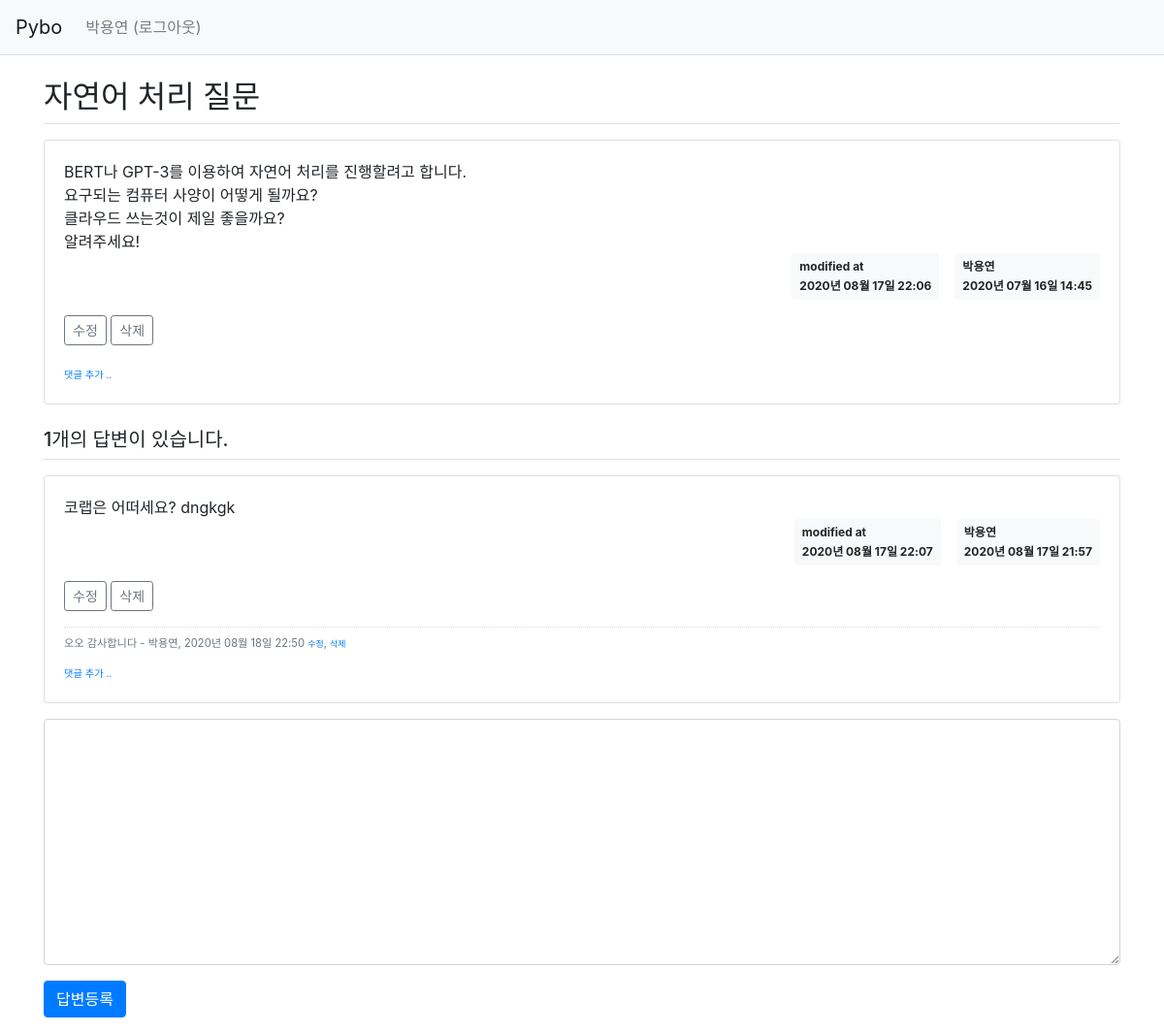
/question/detail/4/ (signed in), run on the app's committed database.
### pybo/models.py (models this page shows)
class User(db.Model):
    id = db.Column(db.Integer, primary_key=True)
    username = db.Column(db.String(150), unique=True, nullable=False)
    password = db.Column(db.String(200), nullable=False)
    email = db.Column(db.String(120), unique=True, nullable=False)

class Question(db.Model):
    id = db.Column(db.Integer, primary_key=True)
    subject = db.Column(db.String(200), nullable=False)
    content = db.Column(db.Text(), nullable=False)
    create_date = db.Column(db.DateTime(), nullable=False)
    user_id = db.Column(db.Integer, db.ForeignKey('user.id', ondelete='CASCADE'), nullable=False)
    user = db.relationship('User', backref=db.backref('question_set'))
    modify_date = db.Column(db.DateTime(), nullable=True)

class Answer(db.Model):
    id = db.Column(db.Integer, primary_key=True)
    question_id = db.Column(db.Integer, db.ForeignKey('question.id', ondelete='CASCADE'))
    question = db.relationship('Question', backref=db.backref('answer_set'))
    content = db.Column(db.Text(), nullable=False)
    create_date = db.Column(db.DateTime(), nullable=False)
    user_id = db.Column(db.Integer, db.ForeignKey('user.id', ondelete='CASCADE'), nullable=False)
    user = db.relationship('User', backref=db.backref('answer_set'))
    modify_date = db.Column(db.DateTime(), nullable=True)

class Comment(db.Model):
    id = db.Column(db.Integer, primary_key=True)
    user_id = db.Column(db.Integer, db.ForeignKey('user.id', ondelete='CASCADE'), nullable=False)
    user = db.relationship('User', backref=db.backref('comment_set'))
    content = db.Column(db.Text(), nullable=False)
    create_date = db.Column(db.DateTime(), nullable=False)
    modify_date = db.Column(db.DateTime())
    question_id = db.Column(db.Integer, db.ForeignKey('question.id', ondelete='CASCADE'), nullable=True)
    question = db.relationship('Question', backref=db.backref('comment_set'))
    answer_id = db.Column(db.Integer, db.ForeignKey('answer.id', ondelete='CASCADE'), nullable=True)
    answer = db.relationship('Answer', backref=db.backref('comment_set'))

### pybo/views/question_views.py (the view)
@bp.route('/detail/<int:question_id>/')
def detail(question_id):
    form = AnswerForm()
    question = Question.query.get_or_404(question_id)
    return render_template('question/question_detail.html', question=question, form=form)

### pybo/forms.py
class AnswerForm(FlaskForm):
    content = TextAreaField('내용', validators=[DataRequired('내용은 필수입력 항목입니다.')])

### pybo/filter.py (called while the page is built)
def format_datetime(value, fmt='%Y년 %m월 %d일 %H:%M'):
    return value.strftime(fmt)

### pybo/views/auth_views.py (called while the page is built)
@bp.before_app_request
def load_logged_in_user():
    user_id = session.get('user_id')
    if user_id is None:
        g.user = None
    else:
        g.user = User.query.get(user_id)

### pybo/templates/question/question_detail.html (shortened to what this page needs)
{% extends 'base.html' %}
{% block content %}
<div class="container my-3">
    <h2 class="border-bottom py-2">{{ question.subject }}</h2>
    <div class="card my-3">
        <div class="card-body">
            <div class="card-text" style="white-space: pre-line;">{{ question.content }}</div>
            <div class="d-flex justify-content-end">
                {% if question.modify_date %}
                <div class="badge badge-light p-2 text-left mx-3">
                    <div class="mb-2">modified at</div>
                    <div>{{ question.modify_date|datetime }}</div>
                </div>
                {% endif %}
                <div class="badge badge-light p-2 text-left">
                    <div class="mb-2">{{ question.user.username }}</div>
                    <div>{{ question.create_date|datetime }}</div>
                </div>
            </div>
            {% if g.user == question.user %}
            <div class="my-3">
                <a href="{{ url_for('question.modify', question_id=question.id) }}"
                   class="btn btn-sm btn-outline-secondary">수정</a>
                <a href="#" class="delete btn btn-sm btn-outline-secondary"
                   data-uri="{{ url_for('question.delete', question_id=question.id) }}">삭제</a>
            </div>
            {% endif %}
            <div>
                <a href="{{ url_for('comment.create_question', question_id=question.id) }}"
                   class="small"><small>댓글 추가 ..</small></a>
            </div>
        </div>
    </div>
    <h5 class="border-bottom my-3 py-2">{{ question.answer_set|length }}개의 답변이 있습니다.</h5>
    {% for answer in question.answer_set %}
    <div class="card my-3">
        <div class="card-body">
            <div class="card-text" style="white-space: pre-line;">{{ answer.content }}</div>
            <div class="d-flex justify-content-end">
                {% if answer.modify_date %}
                <div class="badge badge-light p-2 text-left mx-3">
                    <div class="mb-2">modified at</div>
                    <div>{{ answer.modify_date|datetime }}</div>
                </div>
                {% endif %}
                <div class="badge badge-light p-2 text-left">
                    <div class="mb-2">{{ answer.user.username }}</div>
                    <div>{{ answer.create_date|datetime }}</div>
                </div>
            </div>
            {% if g.user == answer.user %}
            <div class="my-3">
                <a href="{{ url_for('answer.modify', answer_id=answer.id) }}"
                    class="btn btn-sm btn-outline-secondary">수정</a>
                <a href="#" class="delete btn btn-sm btn-outline-secondary "
                    data-uri="{{ url_for('answer.delete', answer_id=answer.id) }}">삭제</a>
            </div>
            {% endif %}
            {% if answer.comment_set|length > 0 %}
            <div class="mt-3">
            {% for comment in answer.comment_set %}
                <div class="comment py-2 text-muted">
                    <span style="white-space: pre-line;">{{ comment.content }}</span>
                    <span>
                        - {{ comment.user.username }}, {{ comment.create_date|datetime }}
                    </span>
                    {% if g.user == comment.user %}
                    <a href="{{ url_for('comment.modify_answer', comment_id=comment.id) }}" class="small">수정</a>,
                    <a href="#" class="small delete"
                       data-uri="{{ url_for('comment.delete_answer', comment_id=comment.id) }}">삭제</a>
                    {% endif %}
                </div>
            {% endfor %}
            </div>
            {% endif %}
            <div>
                <a href="{{ url_for('comment.create_answer', answer_id=answer.id) }}"
                   class="small"><small>댓글 추가 ..</small></a>
            </div>
        </div>
    </div>
    {% endfor %}
    <form action="{{ url_for('answer.create', question_id=question.id) }}" method="post" class="my-3">
        <div class="form-group">
            <textarea {% if not g.user %}disabled{% endif %}
                    name="content" id="content" class="form-control" rows="10"></textarea>
        </div>
        <input type="submit" value="답변등록" class="btn btn-primary">
    </form>
</div>
{% endblock %}

### pybo/templates/navbar.html (shortened to what this page needs)
<nav class="navbar navbar-expand-lg navbar-light bg-light border-bottom">
    <a class="navbar-brand" href="{{ url_for('main.index') }}">Pybo</a>
    <div class="collapse navbar-collapse flex-grow-0" id="navbarNav">
        {% if g.user %}
        <ul class="navbar-nav">
            <li class="nav-item ">
                <a class="nav-link" href="{{ url_for('auth.logout') }}">{{ g.user.username }} (로그아웃)</a>
            </li>
        </ul>
        {% endif %}
    </div>
</nav>

### pybo/static/style.css (style rules this page uses)
.comment { border-top:dotted 1px #ddd; font-size:0.7em; }

### data on the page
User: user.username "박용연"
Question: subject "자연어 처리 질문", content "BERT나 GPT-3를 이용하여 자연어 처리를 진행할려고 합니다. 요구되는 컴퓨터 사양이 어떻게 될까요? 클라우드 쓰는것이 제일 좋을까요? 알려주세요!", modify_date "2020년 08월 17일 22:06", create_date "2020년 07월 16일 14:45"
Answer: content "코랩은 어떠세요? dngkgk", modify_date "2020년 08월 17일 22:07", user.username "박용연", create_date "2020년 08월 17일 21:57"
Comment: content "오오 감사합니다", user.username "박용연", create_date "2020년 08월 18일 22:50"

### other printed values
{{ question.answer_set|length }} "1"
